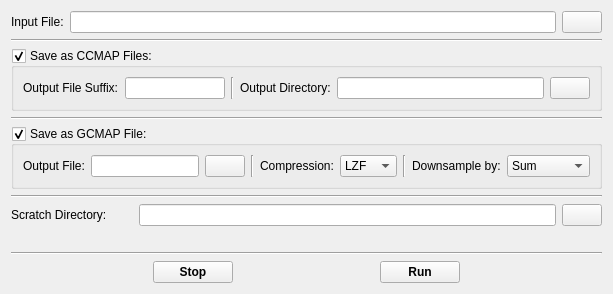
           <widget class="QWidget" name="homerFileFormatTab">
            <attribute name="title">
             <string>2</string>
            </attribute>
            <layout class="QVBoxLayout" name="verticalLayout_4">
             <item>
              <layout class="QHBoxLayout" name="homerInputFileHLayout">
               <item>
                <widget class="QLabel" name="homerInputFileQLabel">
                 <property name="text">
                  <string>Input File:</string>
                 </property>
                </widget>
               </item>
               <item>
                <widget class="QLineEdit" name="homerInputFileLineEdit"/>
               </item>
               <item>
                <widget class="QPushButton" name="homerInputFileBrowsButton">
                 <property name="text">
                  <string/>
                 </property>
                </widget>
               </item>
              </layout>
             </item>
             <item>
              <widget class="Line" name="homerTabHLine_2">
               <property name="orientation">
                <enum>Qt::Horizontal</enum>
               </property>
              </widget>
             </item>
             <item>
              <widget class="QGroupBox" name="homerCCMapGroupBox">
               <property name="title">
                <string>Save as CCMAP Files:</string>
               </property>
               <property name="checkable">
                <bool>true</bool>
               </property>
               <layout class="QHBoxLayout" name="horizontalLayout">
                <item>
                 <widget class="QLabel" name="homerOutSuffixQLabel">
                  <property name="text">
                   <string>Output File Suffix:</string>
                  </property>
                 </widget>
                </item>
                <item>
                 <widget class="QLineEdit" name="homerOutSuffixLineEdit">
                  <property name="sizePolicy">
                   <sizepolicy hsizetype="Minimum" vsizetype="Fixed">
                    <horstretch>0</horstretch>
                    <verstretch>0</verstretch>
                   </sizepolicy>
                  </property>
                  <property name="minimumSize">
                   <size>
                    <width>100</width>
                    <height>0</height>
                   </size>
                  </property>
                  <property name="maximumSize">
                   <size>
                    <width>100</width>
                    <height>16777215</height>
                   </size>
                  </property>
                 </widget>
                </item>
                <item>
                 <widget class="Line" name="homerOutOptsVLine">
                  <property name="orientation">
                   <enum>Qt::Vertical</enum>
                  </property>
                 </widget>
                </item>
                <item>
                 <widget class="QLabel" name="homerOutDirQLabel">
                  <property name="text">
                   <string>Output Directory:</string>
                  </property>
                 </widget>
                </item>
                <item>
                 <widget class="QLineEdit" name="homerOutDIrLineEdit"/>
                </item>
                <item>
                 <widget class="QPushButton" name="homerOutDirBrowseButton">
                  <property name="text">
                   <string/>
                  </property>
                 </widget>
                </item>
               </layout>
              </widget>
             </item>
             <item>
              <widget class="Line" name="homerTabHLine_1">
               <property name="orientation">
                <enum>Qt::Horizontal</enum>
               </property>
              </widget>
             </item>
             <item>
              <widget class="QGroupBox" name="homerGCMapGroupBox">
               <property name="title">
                <string>Save as GCMAP File:</string>
               </property>
               <property name="checkable">
                <bool>true</bool>
               </property>
               <layout class="QHBoxLayout" name="horizontalLayout_4">
                <item>
                 <widget class="QLabel" name="homerGCMapOutQlabel">
                  <property name="text">
                   <string>Output File:</string>
                  </property>
                 </widget>
                </item>
                <item>
                 <widget class="QLineEdit" name="homerGCMapOutLineEdit"/>
                </item>
                <item>
                 <widget class="QPushButton" name="homerGCMapOutSelectButton">
                  <property name="text">
                   <string/>
                  </property>
                 </widget>
                </item>
                <item>
                 <widget class="Line" name="line">
                  <property name="orientation">
                   <enum>Qt::Vertical</enum>
                  </property>
                 </widget>
                </item>
                <item>
                 <widget class="QLabel" name="homerGCMapCompressQLabel">
                  <property name="text">
                   <string>Compression:</string>
                  </property>
                 </widget>
                </item>
                <item>
                 <widget class="QComboBox" name="homerGCMapCompressCBox">
                  <property name="sizePolicy">
                   <sizepolicy hsizetype="Fixed" vsizetype="Fixed">
                    <horstretch>0</horstretch>
                    <verstretch>0</verstretch>
                   </sizepolicy>
                  </property>
                  <property name="maximumSize">
                   <size>
                    <width>60</width>
                    <height>16777215</height>
                   </size>
                  </property>
                  <item>
                   <property name="text">
                    <string>LZF</string>
                   </property>
                  </item>
                  <item>
                   <property name="text">
                    <string>GZIP</string>
                   </property>
                  </item>
                 </widget>
                </item>
                <item>
                 <widget class="Line" name="line_2">
                  <property name="orientation">
                   <enum>Qt::Vertical</enum>
                  </property>
                 </widget>
                </item>
                <item>
                 <widget class="QLabel" name="homerGCMapDownsampleQLabel">
                  <property name="text">
                   <string>Downsample by:</string>
                  </property>
                 </widget>
                </item>
                <item>
                 <widget class="QComboBox" name="homerGCMapDownsampleCBox">
                  <item>
                   <property name="text">
                    <string>Sum</string>
                   </property>
                  </item>
                  <item>
                   <property name="text">
                    <string>Maximum</string>
                   </property>
                  </item>
                  <item>
                   <property name="text">
                    <string>Average</string>
                   </property>
                  </item>
                 </widget>
                </item>
               </layout>
              </widget>
             </item>
             <item>
              <widget class="Line" name="homerTabHLine_3">
               <property name="orientation">
                <enum>Qt::Horizontal</enum>
               </property>
              </widget>
             </item>
             <item>
              <layout class="QHBoxLayout" name="homerDirsSelectLayout">
               <item>
                <widget class="QLabel" name="homerScratchDirQLabel">
                 <property name="text">
                  <string>Scratch Directory:        </string>
                 </property>
                </widget>
               </item>
               <item>
                <widget class="QLineEdit" name="homerScratchDirLineEdit"/>
               </item>
               <item>
                <widget class="QPushButton" name="homerScratchDirBrowsButton">
                 <property name="text">
                  <string/>
                 </property>
                </widget>
               </item>
              </layout>
             </item>
             <item>
              <spacer name="verticalSpacer">
               <property name="orientation">
                <enum>Qt::Vertical</enum>
               </property>
               <property name="sizeHint" stdset="0">
                <size>
                 <width>20</width>
                 <height>20</height>
                </size>
               </property>
              </spacer>
             </item>
             <item>
              <widget class="Line" name="homerTabHLine_4">
               <property name="orientation">
                <enum>Qt::Horizontal</enum>
               </property>
              </widget>
             </item>
             <item>
              <layout class="QHBoxLayout" name="horizontalLayout_5">
               <item>
                <spacer name="horizontalSpacer_5">
                 <property name="orientation">
                  <enum>Qt::Horizontal</enum>
                 </property>
                 <property name="sizeHint" stdset="0">
                  <size>
                   <width>40</width>
                   <height>20</height>
                  </size>
                 </property>
                </spacer>
               </item>
               <item>
                <widget class="QPushButton" name="homerTabStopButton">
                 <property name="font">
                  <font>
                   <weight>75</weight>
                   <bold>true</bold>
                  </font>
                 </property>
                 <property name="text">
                  <string>Stop</string>
                 </property>
                </widget>
               </item>
               <item>
                <spacer name="horizontalSpacer_4">
                 <property name="orientation">
                  <enum>Qt::Horizontal</enum>
                 </property>
                 <property name="sizeHint" stdset="0">
                  <size>
                   <width>40</width>
                   <height>20</height>
                  </size>
                 </property>
                </spacer>
               </item>
               <item>
                <widget class="QPushButton" name="homerTabRunButton">
                 <property name="font">
                  <font>
                   <weight>75</weight>
                   <bold>true</bold>
                  </font>
                 </property>
                 <property name="text">
                  <string>Run</string>
                 </property>
                </widget>
               </item>
               <item>
                <spacer name="horizontalSpacer_6">
                 <property name="orientation">
                  <enum>Qt::Horizontal</enum>
                 </property>
                 <property name="sizeHint" stdset="0">
                  <size>
                   <width>40</width>
                   <height>20</height>
                  </size>
                 </property>
                </spacer>
               </item>
              </layout>
             </item>
            </layout>
           </widget>
